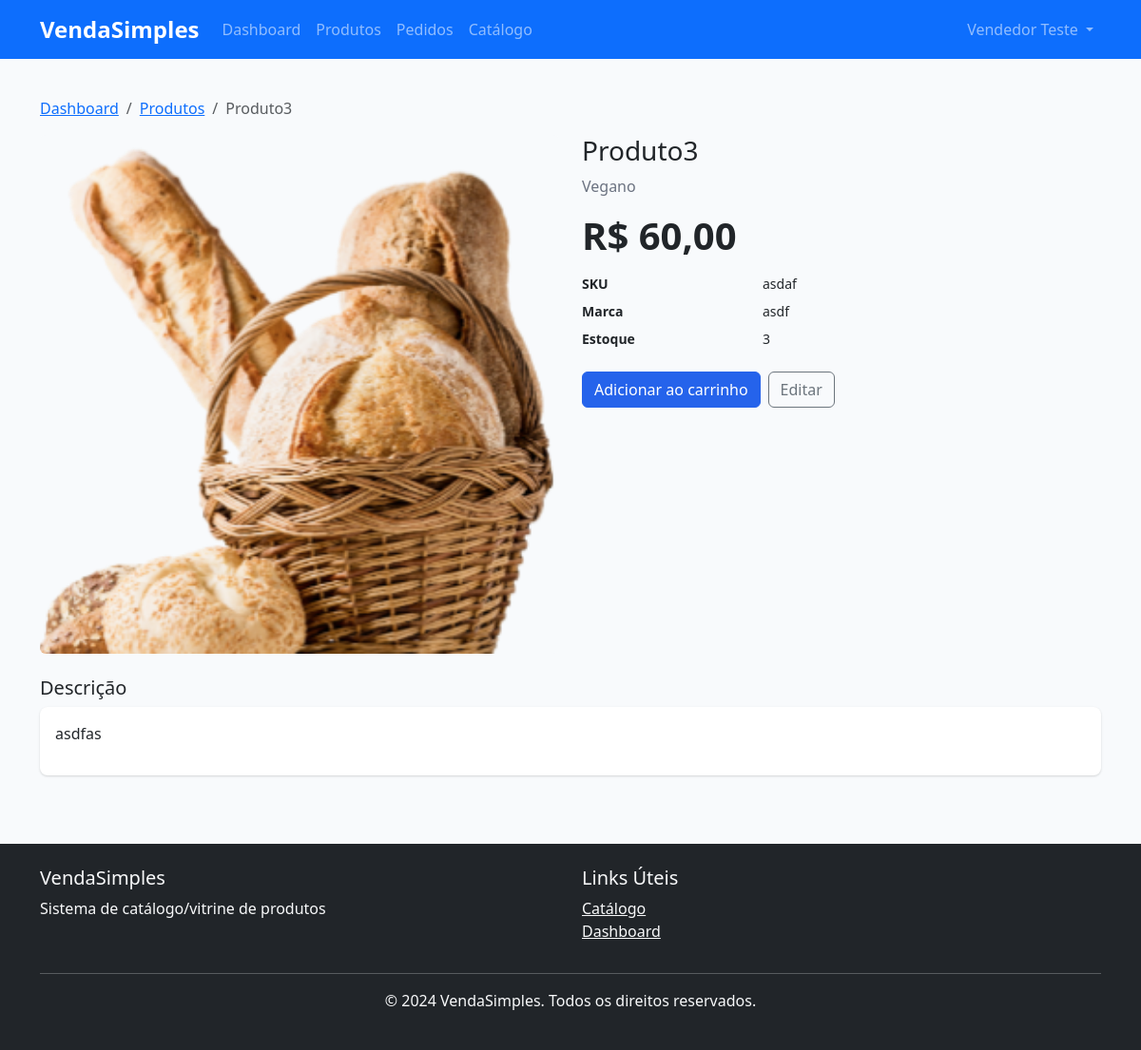
The page /produtos/3/ (signed in) on the database its author committed.
### apps/authentication/models.py (models this page shows, shortened)
class User(AbstractBaseUser, PermissionsMixin, TimeStampedModel, SoftDeleteModel):
    email = models.EmailField(
        unique=True,
        db_index=True,
        verbose_name='E-mail'
    )
    first_name = models.CharField(
        max_length=150,
        verbose_name='Nome'
    )
    last_name = models.CharField(
        max_length=150,
        verbose_name='Sobrenome'
    )
    role = models.CharField(
        max_length=20,
        choices=UserRole.choices,
        db_index=True,
        verbose_name='Função'
    )
    is_staff = models.BooleanField(
        default=False,
        verbose_name='Acesso ao Admin'
    )
    is_verified = models.BooleanField(
        default=False,
        db_index=True,
        verbose_name='E-mail Verificado'
    )
    phone = models.CharField(
        max_length=20,
        blank=True,
        null=True,
        validators=[validate_phone],
        verbose_name='Telefone'
    )
    USERNAME_FIELD = 'email'
    REQUIRED_FIELDS = ['first_name', 'last_name', 'role']
    objects = UserManager()
    class Meta:
        db_table = 'users'
        verbose_name = 'Usuário'
        verbose_name_plural = 'Usuários'
        indexes = [
            models.Index(fields=['email', 'role']),
            models.Index(fields=['is_active', 'role']),
            models.Index(fields=['is_verified', 'is_active']),
        ]
    def get_full_name(self):
        return f"{self.first_name} {self.last_name}".strip()
    def can_manage_produto(self, produto):
        if self.role == UserRole.SUPERUSER:
            return True
        if self.role == UserRole.EMPRESA:
            return produto.vendedor.profile.empresa.user == self
        if self.role == UserRole.VENDEDOR:
            return produto.vendedor == self
        return False

### apps/produtos/models.py (models this page shows, shortened)
class Produto(TimeStampedModel, SoftDeleteModel):
    nome = models.CharField(max_length=255, db_index=True, verbose_name="Nome")
    slug = models.SlugField(max_length=255, unique=True, verbose_name="Slug")
    descricao = models.TextField(verbose_name="Descrição")
    descricao_curta = models.CharField(
        max_length=255, blank=True, verbose_name="Descrição Curta"
    )
    preco = models.DecimalField(
        max_digits=10,
        decimal_places=2,
        db_index=True,
        validators=[MinValueValidator(0)],
        verbose_name="Preço",
    )
    preco_promocional = models.DecimalField(
        max_digits=10,
        decimal_places=2,
        null=True,
        blank=True,
        validators=[MinValueValidator(0)],
        verbose_name="Preço Promocional",
    )
    estoque = models.IntegerField(
        default=0,
        db_index=True,
        validators=[MinValueValidator(0)],
        verbose_name="Estoque",
    )
    codigo = models.CharField(
        max_length=50, unique=True, db_index=True, verbose_name="Código", blank=True
    )
    sku = models.CharField(max_length=50, blank=True, verbose_name="SKU")
    ean = models.CharField(max_length=13, blank=True, verbose_name="EAN")
    marca = models.CharField(max_length=100, blank=True, verbose_name="Marca")
    vendedor = models.ForeignKey(
        "authentication.User",
        on_delete=models.CASCADE,
        related_name="produtos",
        verbose_name="Vendedor",
    )
    categoria = models.ForeignKey(
        Categoria,
        on_delete=models.SET_NULL,
        null=True,
        related_name="produtos",
        verbose_name="Categoria",
    )
    subcategoria = models.ForeignKey(
        Subcategoria,
        on_delete=models.SET_NULL,
        null=True,
        blank=True,
        related_name="produtos",
        verbose_name="Subcategoria",
    )
    disponivel = models.BooleanField(
        default=True, db_index=True, verbose_name="Disponível"
    )
    em_destaque = models.BooleanField(
        default=False, db_index=True, verbose_name="Em Destaque"
    )
    em_promocao = models.BooleanField(
        default=False, db_index=True, verbose_name="Em Promoção"
    )
    mais_vendido = models.BooleanField(
        default=False, db_index=True, verbose_name="Mais Vendido"
    )
    lancamento = models.BooleanField(
        default=False, db_index=True, verbose_name="Lançamento"
    )
    visualizacoes = models.IntegerField(default=0, verbose_name="Visualizações")
    vendas = models.IntegerField(default=0, verbose_name="Vendas")
    objects = models.Manager()
    active_objects = ActiveSoftDeleteManager()
    class Meta:
        db_table = "produtos"
        verbose_name = "Produto"
        verbose_name_plural = "Produtos"
        ordering = ["-created_at"]
        indexes = [
            models.Index(fields=["vendedor", "is_active"]),
            models.Index(fields=["categoria", "is_active"]),
            models.Index(fields=["subcategoria", "is_active"]),
            models.Index(fields=["preco"]),
            models.Index(fields=["estoque"]),
            models.Index(fields=["codigo"]),
            models.Index(fields=["em_destaque", "is_active"]),
            models.Index(fields=["disponivel", "is_active"]),
            models.Index(fields=["em_promocao", "is_active"]),
        ]
    def save(self, *args, **kwargs):
        if not self.slug:
            self.slug = slugify(self.nome)
        if not self.codigo:
            self.codigo = self.gerar_codigo()
        super().save(*args, **kwargs)
    def incrementar_visualizacao(self):
        self.visualizacoes += 1
        self.save(update_fields=["visualizacoes"])

class ImagemProduto(TimeStampedModel):
    produto = models.ForeignKey(
        Produto,
        on_delete=models.CASCADE,
        related_name="imagens",
        verbose_name="Produto",
    )
    imagem = models.ImageField(upload_to="produtos/imagens/", verbose_name="Imagem")
    thumbnail = models.ImageField(
        upload_to="produtos/thumbnails/",
        null=True,
        blank=True,
        verbose_name="Thumbnail",
    )
    is_principal = models.BooleanField(default=False, verbose_name="Imagem Principal")
    ordem = models.IntegerField(default=0, verbose_name="Ordem")
    alt_text = models.CharField(
        max_length=255, blank=True, verbose_name="Texto Alternativo"
    )
    class Meta:
        db_table = "imagens_produto"
        verbose_name = "Imagem do Produto"
        verbose_name_plural = "Imagens dos Produtos"
        ordering = ["ordem", "created_at"]

class Categoria(TimeStampedModel, SoftDeleteModel):
    nome = models.CharField(max_length=100, unique=True, verbose_name="Nome")
    slug = models.SlugField(max_length=100, unique=True, verbose_name="Slug")
    descricao = models.TextField(blank=True, verbose_name="Descrição")
    imagem = models.ImageField(
        upload_to="categorias/", null=True, blank=True, verbose_name="Imagem"
    )
    ordem = models.IntegerField(default=0, verbose_name="Ordem")
    objects = models.Manager()
    active_objects = ActiveSoftDeleteManager()
    class Meta:
        db_table = "categorias"
        verbose_name = "Categoria"
        verbose_name_plural = "Categorias"
        ordering = ["ordem", "nome"]
        indexes = [
            models.Index(fields=["slug"]),
            models.Index(fields=["is_active", "ordem"]),
        ]

### apps/produtos/views.py (the view)
# urls.py: path("<int:pk>/", views.produto_detail, name="detail"),
@login_required
def produto_detail(request, pk):
    produto = get_object_or_404(Produto, pk=pk)
    if not request.user.can_manage_produto(produto):
        messages.error(request, "Você não tem permissão para ver este produto.")
        return redirect("produtos:list")
    produto.incrementar_visualizacao()
    breadcrumbs = [
        ("Dashboard", "/dashboard/"),
        ("Produtos", "/produtos/"),
        (produto.nome, None),
    ]
    context = {
        "object": produto,
        "breadcrumbs": breadcrumbs,
    }
    return render(request, "produtos/detail.html", context)

### apps/carrinho/context_processors.py (called while the page is built)
def carrinho(request):
    return {
        'carrinho': Cart(request)
    }

### apps/configuracoes/context_processors.py (called while the page is built)
def configuracoes_site(request):
    return {
        'site_name': 'VendaSimples',
        'site_description': 'Sistema de catálogo/vitrine de produtos',
    }

### templates/produtos/detail.html (shortened to what this page needs)
{% extends 'base/base.html' %}
{% block content %}
<div class="container py-4">
  {% include 'partials/_breadcrumbs.html' %}
  <div class="row g-4">
    <div class="col-md-6">
      <div class="ratio ratio-1x1 bg-light rounded overflow-hidden">
        {% if object.imagens.exists %}
          {% with object.imagens.first as primeira_imagem %}
            <img src="{{ primeira_imagem.imagem.url }}" alt="{{ object.nome }}" class="w-100 h-100 object-fit-cover">
          {% endwith %}
        {% endif %}
      </div>
    </div>
    <div class="col-md-6">
      <h1 class="h3">{{ object.nome }}</h1>
      <p class="text-muted">{% if object.categoria %}{{ object.categoria.nome }}{% endif %}</p>
      <div class="display-6 fw-bold mb-3">R$ {{ object.preco|floatformat:2 }}</div>
      <dl class="row small">
        <dt class="col-sm-4">SKU</dt><dd class="col-sm-8">{{ object.sku|default:'—' }}</dd>
        <dt class="col-sm-4">Marca</dt><dd class="col-sm-8">{{ object.marca|default:'—' }}</dd>
        <dt class="col-sm-4">Estoque</dt><dd class="col-sm-8">{{ object.estoque|default:'—' }}</dd>
      </dl>
      <div class="d-flex gap-2 mt-3">
        <form action="{% url 'carrinho:add' object.pk %}" method="post" onsubmit="return addToCartFormConfirm(this, event)">
          <button type="submit" class="btn btn-primary"> Adicionar ao carrinho</button>
        </form>
        <a href="{% url 'produtos:edit' object.pk %}" class="btn btn-outline-secondary">Editar</a>
      </div>
    </div>
  </div>
  <div class="mt-4">
    <h2 class="h5">Descrição</h2>
    <div class="card">
      <div class="card-body">
        {{ object.descricao|linebreaks|default:'Sem descrição.' }}
      </div>
    </div>
  </div>
</div>
{% endblock %}

### templates/base/navbar.html (shortened to what this page needs)
<nav class="navbar navbar-expand-lg navbar-dark bg-primary">
    <div class="container">
        <a class="navbar-brand" href="{% url 'dashboard:home' %}">
            <strong>VendaSimples</strong>
        </a>
        <div class="collapse navbar-collapse" id="navbarNav">
            <ul class="navbar-nav me-auto">
                {% if user.is_authenticated %}
                    <li class="nav-item">
                        <a class="nav-link" href="{% url 'dashboard:home' %}">Dashboard</a>
                    </li>
                    {% if user.role == 'SUPER' or user.role == 'EMPRESA' or user.role == 'VENDEDOR' %}
                        <li class="nav-item">
                            <a class="nav-link" href="{% url 'produtos:list' %}">Produtos</a>
                        </li>
                        <li class="nav-item">
                            <a class="nav-link" href="{% url 'pedidos:list' %}">Pedidos</a>
                        </li>
                    {% endif %}
                    <li class="nav-item">
                        <a class="nav-link" href="{% url 'catalogo:list' %}">Catálogo</a>
                    </li>
                {% endif %}
            </ul>
            <ul class="navbar-nav">
                {% if user.is_authenticated %}
                    <li class="nav-item dropdown">
                        <a class="nav-link dropdown-toggle" href="#" role="button" data-bs-toggle="dropdown">
                            {{ user.get_full_name }}
                        </a>
                    </li>
                {% endif %}
            </ul>
        </div>
    </div>
</nav>

### templates/partials/_breadcrumbs.html
{% if breadcrumbs %}
<nav aria-label="breadcrumb" class="mt-3">
  <ol class="breadcrumb">
    {% for name, url in breadcrumbs %}
      {% if url %}
        <li class="breadcrumb-item"><a href="{{ url }}">{{ name }}</a></li>
      {% else %}
        <li class="breadcrumb-item active" aria-current="page">{{ name }}</li>
      {% endif %}
    {% endfor %}
  </ol>
</nav>
{% endif %}

### static/css/style.css (style rules this page uses)
:root { --primary-color: #2563eb; --secondary-color: #64748b; --success-color: #10b981; --warning-color: #f59e0b; --danger-color: #ef4444; --info-color: #06b6d4; }
body { font-family: 'Segoe UI', Tahoma, Geneva, Verdana, sans-serif; background-color: #f8fafc; }
.navbar-brand { font-weight: bold; font-size: 1.5rem; }
.card { border: none; border-radius: 0.5rem; box-shadow: 0 1px 3px 0 rgba(0, 0, 0, 0.1), 0 1px 2px 0 rgba(0, 0, 0, 0.06); }
.btn { border-radius: 0.375rem; font-weight: 500; }
.btn-primary { background-color: var(--primary-color); border-color: var(--primary-color); }
.text-muted { color: #6b7280 !important; }
.bg-light { background-color: #f8fafc !important; }

### rows shown on the page
User: get_full_name "Vendedor Teste"
Produto: breadcrumbs "Produto3", nome "Produto3", categoria.nome "Vegano", preco "60,00", sku "asdaf", marca "asdf", estoque "3", descricao "asdfas"
ImagemProduto: imagem (picture)

### other values the page prints
{{ name }} "Dashboard" "Produtos"
